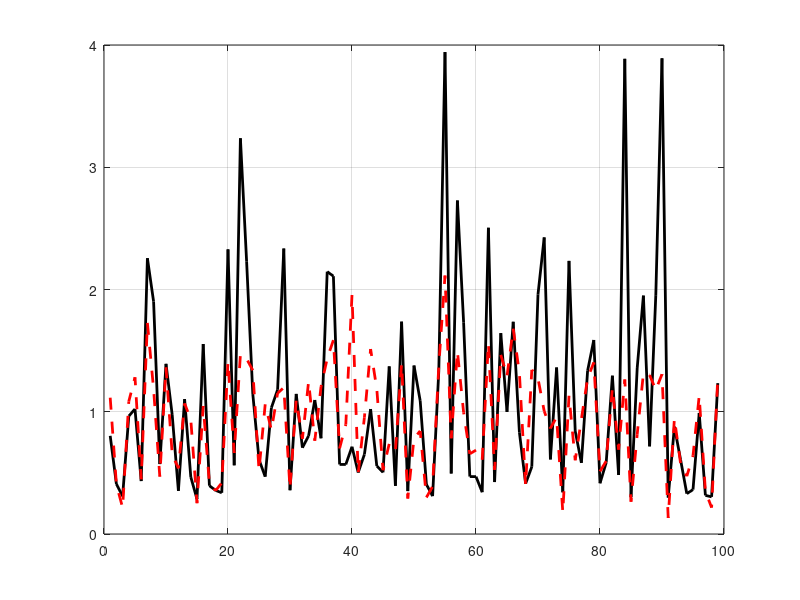

Here is the MATLAB script that generated this plot:
A=[0.803
0.409
0.309
0.965
1.022
0.433
2.256
1.901
0.572
1.392
0.974
0.353
1.103
0.466
0.285
1.554
0.395
0.357
0.337
2.328
0.562
3.237
2.231
1.145
0.609
0.469
1.033
1.18
2.335
0.358
1.146
0.706
0.803
1.096
0.783
2.146
2.109
0.569
0.569
0.714
0.503
0.651
1.022
0.556
0.504
1.371
0.394
1.737
0.351
1.378
1.089
0.406
0.31
1.335
3.942
0.495
2.728
1.732
0.47
0.469
0.342
2.505
0.425
1.643
0.999
1.736
0.832
0.412
0.55
1.961
2.426
0.61
1.362
0.341
2.234
0.843
0.582
1.335
1.587
0.415
0.584
1.295
0.483
3.887
0.301
1.358
1.95
0.717
1.954
3.891
0.298
0.878
0.607
0.33
0.363
0.99
0.316
0.304
1.234];
loca=[
1.115
0.406
0.215
1.085
1.282
0.448
1.727
1.185
0.47
1.363
0.652
0.537
1.068
0.935
0.252
1.047
0.415
0.355
0.418
1.408
0.663
1.467
1.433
1.339
0.521
1.061
0.851
1.152
1.197
0.372
1.098
0.779
1.247
0.763
1.203
1.436
1.586
0.701
0.895
1.955
0.498
0.954
1.513
1.186
0.522
0.737
0.678
1.394
0.29
0.783
0.843
0.299
0.389
1.376
2.114
0.783
1.495
0.995
0.656
0.686
0.607
1.561
0.525
1.465
1.29
1.68
1.316
0.399
1.343
1.272
1.005
0.864
0.956
0.178
1.131
0.603
0.941
1.274
1.403
0.512
0.597
1.195
0.69
1.264
0.264
0.816
1.314
1.3
1.179
1.307
0.132
0.945
0.576
0.473
0.64
1.13
0.35
0.216
1.282];
step=[9
4
2
10
10
3
13
10
5
11
6
5
9
6
2
9
4
4
3
12
6
12
12
7
5
9
7
10
10
3
9
7
10
7
11
12
13
7
8
12
5
6
13
10
5
7
6
12
3
7
7
3
3
11
17
7
12
9
6
6
4
13
5
12
11
13
11
4
11
11
8
7
8
2
9
6
6
10
12
5
6
10
5
11
2
7
11
8
10
12
2
7
5
5
6
10
3
2
11
];
time=[1:1:99]';
%plot(time,step,'-g','LineWidth',2);
plot(time,A,'-k','LineWidth',2);
hold on;
plot(time,loca,'--r','LineWidth',2)

axis([0,100,0,4])
grid on;